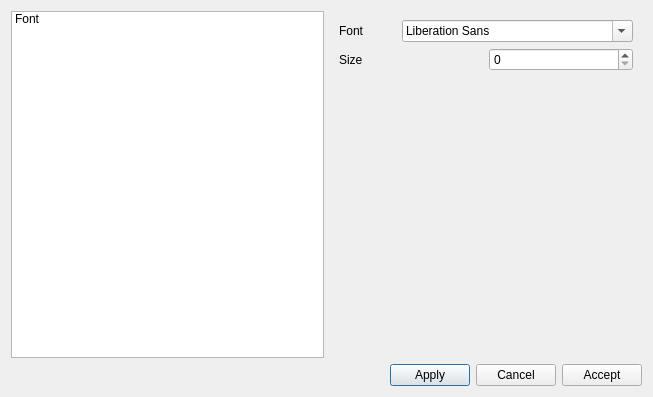
<?xml version="1.0" encoding="UTF-8"?>
<ui version="4.0">
 <class>PreferencesDialog</class>
 <widget class="QDialog" name="PreferencesDialog">
  <property name="geometry">
   <rect>
    <x>0</x>
    <y>0</y>
    <width>653</width>
    <height>397</height>
   </rect>
  </property>
  <property name="windowTitle">
   <string>Dialog</string>
  </property>
  <layout class="QGridLayout" name="gridLayout_2">
   <item row="0" column="0">
    <layout class="QHBoxLayout" name="horizontalLayout_2">
     <item>
      <widget class="QListWidget" name="listWidget">
       <item>
        <property name="text">
         <string>Font</string>
        </property>
       </item>
      </widget>
     </item>
     <item>
      <widget class="QStackedWidget" name="stackedWidget">
       <widget class="QWidget" name="page">
        <layout class="QGridLayout" name="gridLayout">
         <item row="0" column="0">
          <layout class="QHBoxLayout" name="horizontalLayout">
           <item>
            <widget class="QLabel" name="label">
             <property name="text">
              <string>Font</string>
             </property>
            </widget>
           </item>
           <item>
            <widget class="QFontComboBox" name="fontComboBox"/>
           </item>
          </layout>
         </item>
         <item row="1" column="0">
          <layout class="QHBoxLayout" name="horizontalLayout_4">
           <item>
            <widget class="QLabel" name="label_2">
             <property name="text">
              <string>Size</string>
             </property>
            </widget>
           </item>
           <item>
            <widget class="QSpinBox" name="spinBox"/>
           </item>
          </layout>
         </item>
         <item row="2" column="0">
          <spacer name="verticalSpacer">
           <property name="orientation">
            <enum>Qt::Orientation::Vertical</enum>
           </property>
           <property name="sizeHint" stdset="0">
            <size>
             <width>20</width>
             <height>241</height>
            </size>
           </property>
          </spacer>
         </item>
        </layout>
       </widget>
       <widget class="QWidget" name="page_2"/>
      </widget>
     </item>
    </layout>
   </item>
   <item row="1" column="0">
    <layout class="QHBoxLayout" name="horizontalLayout_3">
     <item>
      <spacer name="horizontalSpacer">
       <property name="orientation">
        <enum>Qt::Orientation::Horizontal</enum>
       </property>
       <property name="sizeHint" stdset="0">
        <size>
         <width>40</width>
         <height>20</height>
        </size>
       </property>
      </spacer>
     </item>
     <item>
      <widget class="QPushButton" name="applyButton">
       <property name="text">
        <string>Apply</string>
       </property>
      </widget>
     </item>
     <item>
      <widget class="QPushButton" name="cancelButton">
       <property name="text">
        <string>Cancel</string>
       </property>
      </widget>
     </item>
     <item>
      <widget class="QPushButton" name="acceptButton">
       <property name="text">
        <string>Accept</string>
       </property>
      </widget>
     </item>
    </layout>
   </item>
  </layout>
 </widget>
 <resources/>
 <connections/>
</ui>
